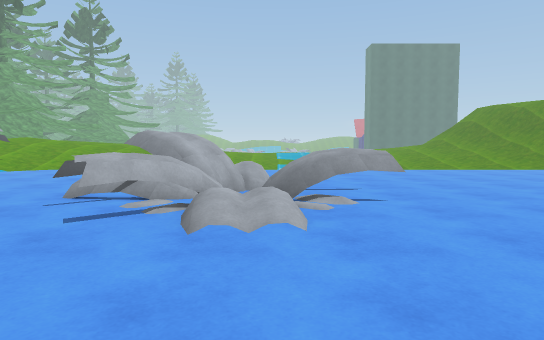
View 1 (above)

15 first-person views from a walk through a scene from a Unity 3-D project. The camera is 1.2 m above the floor, tilts 4° down and sees 75° across. The floor is counted in squares, 1 m on a side. Each view is taken from the middle of a square. On the plan, view 1 faces up. The plan holds only what a view shows up to about 14 squares ahead; the rest is blank. The place goes on beyond the plan. The player character is not drawn. Some surface patterns are stand-ins.

View 2
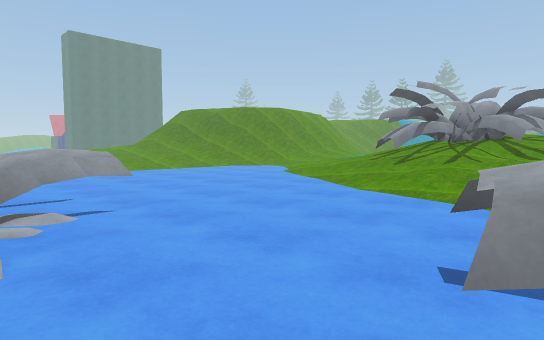

View 3
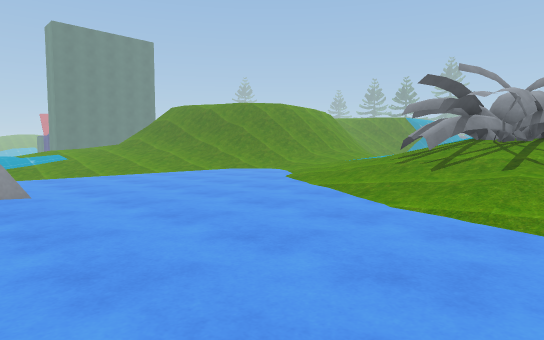

View 4
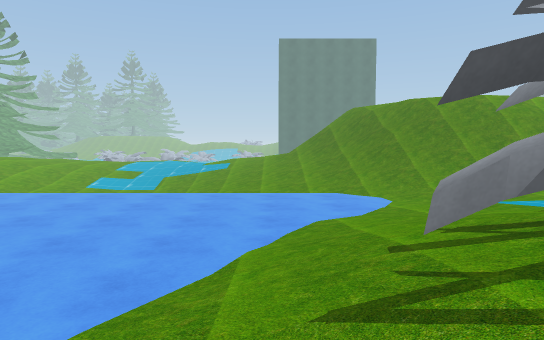

View 5
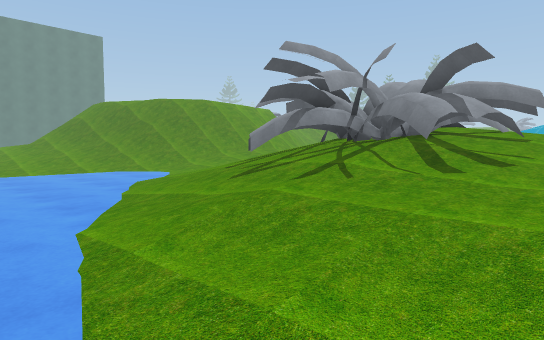

View 6
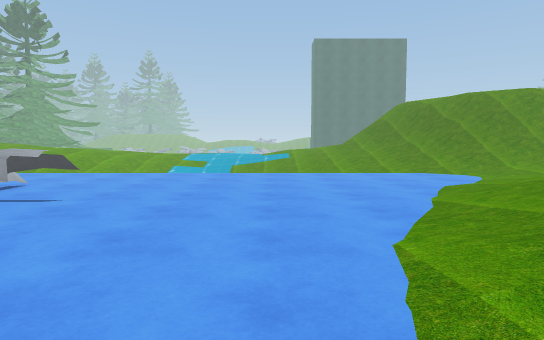

View 7
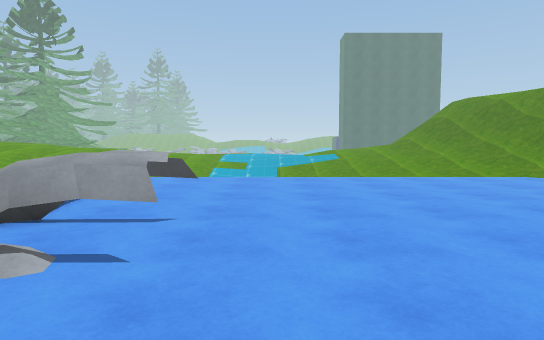

View 8
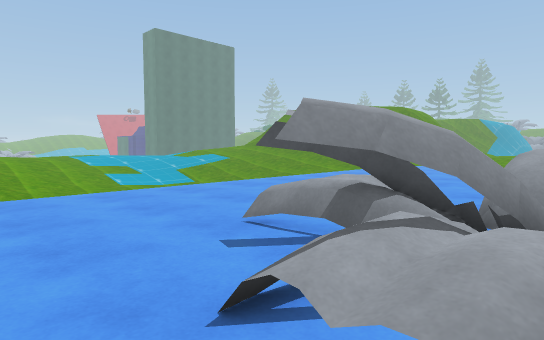

View 9
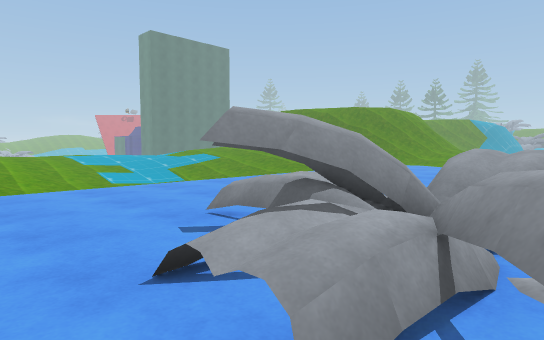

View 10
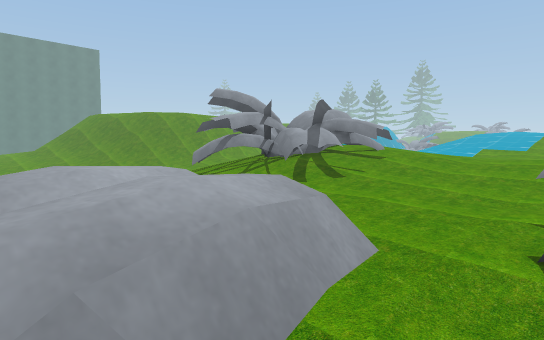

View 11
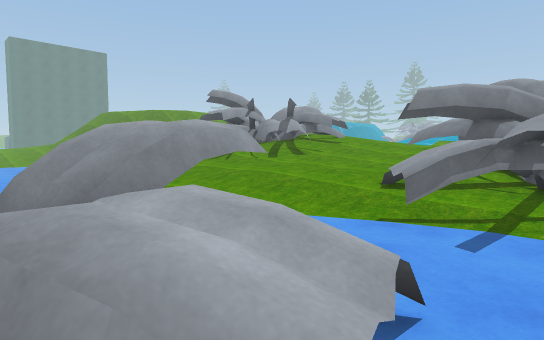

View 12
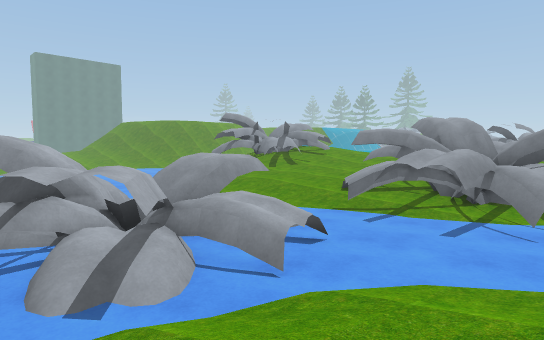

View 13
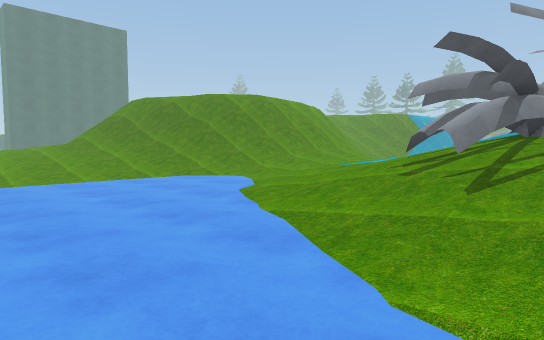

View 14
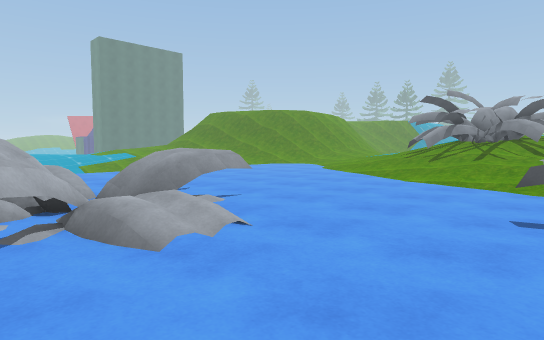

View 15
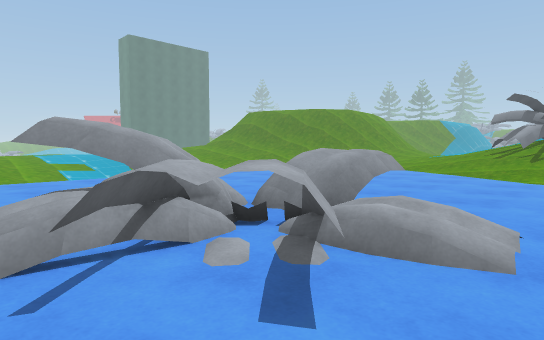

### Floor plan
Key: @ floor where view 1 was taken; # wall or solid block; x gap in a wall; . main floor; : floor 0.25 m higher than the main floor; + floor 0.5 m higher than the main floor; * floor 0.75 m higher than the main floor; % floor 1 m higher than the main floor; & floor 1.25 m higher than the main floor; / step, stairs or slope; = window, fence, low wall or low ledge; ^ raised ledge; v drop or lower ground; O other object.
Columns run from 6 left of view 1 to 19 right of it. Each row starts with its distance up from view 1.
 19                  //
 18                   ////////
 17  ...................//////
 16  .....................//
 15  .....................::
 14  .....................::+
 13  ....................:/++
 12 ....//#............/////
 11 ...#^+v...........//////
 10 ..#^^=#==........//////
  9 ..O^^=^^^#......./////
  8 ..=^^=^^^=......///^# ^/
  7 ..=^^= .........///^#^^/
  6  ..^=/+........//+####^^
  5   .=.//........//+####^^^
  4  . ............///*###^x/
  3    ............/+++^##^^//
  2     .....^=..../+++**/////
  1    .  ..#^   . /++++**///&
  0       @ #^^=   /+++++*//%&
 -1         #^=^^^./:++++///%&
 -2         ^^.^^^..:++=++*%
 -3         ^^^*+ ..###^ =
 -4         ^^=*=/..###^=%
 -5         .#===..^####^
 -6         /......^#^#=^^
 -7         ///....##^#^
 -8          +//...=^^
 -9        +  +/

Where each view was taken, in squares from view 1:
view 1: 0 up, 0 right, facing up
view 2: 1 up, 0 right, facing up-right
view 3: 3 up, 2 right, facing up-right
view 4: 4 up, 11 right, facing up
view 5: 1 up, 7 right, facing up-right
view 6: 2 up, 7 right, facing up
view 7: 4 up, 4 right, facing up
view 8: 8 up, 6 left, facing up-right
view 9: 7 up, 6 left, facing up-right
view 10: 3 down, 6 right, facing up-right
view 11: 6 down, 4 right, facing up-right
view 12: 9 down, 1 right, facing up-right
view 13: 5 up, 6 right, facing up-right
view 14: 1 up, 3 left, facing up-right
view 15: 4 up, 5 left, facing up-right
